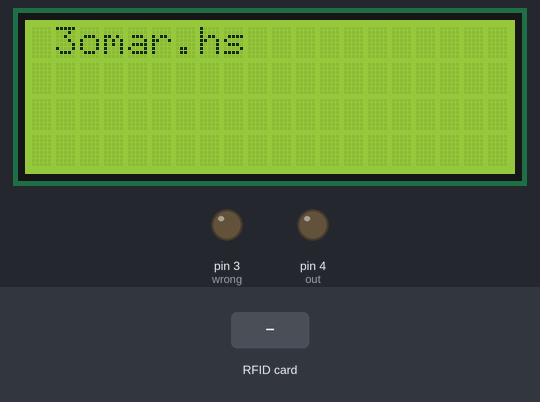
Bench run of a sketch on a simulated Arduino Uno, built with avr-gcc and run on an emulated ATmega328P. Shown: 20×4 character LCD, output pins drawn as LEDs (lit = HIGH). The inputs (shaded band) are chosen by the test bench. Pins used as bus, display or sensor lines are not drawn; what the sketch prints to the serial monitor is not drawn.

Above: at 1.3 s.
1.4 s: RFID card 54 27 4C D3 held to the reader
At 2.4 s:
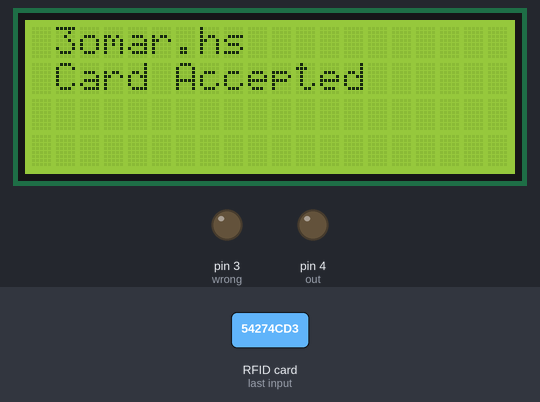
3.1 s: RFID card 5E 7A 19 C4 held to the reader
At 7.3 s:
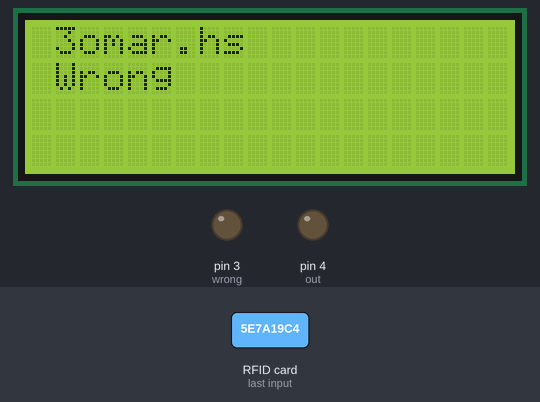
8.1 s: RFID card 59 26 E9 A9 held to the reader
At 9.87 s:
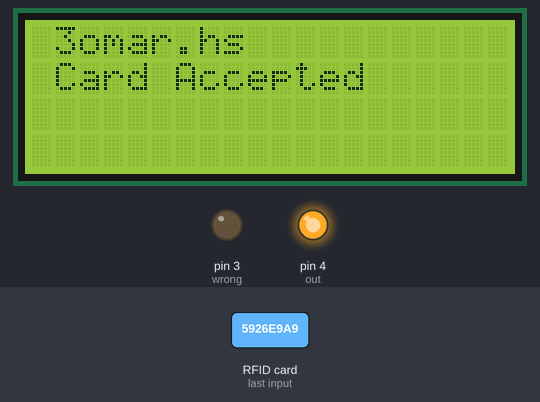
Timing chart, 0 to 11.5 s (numbered marks = the images above; inputs shaded):
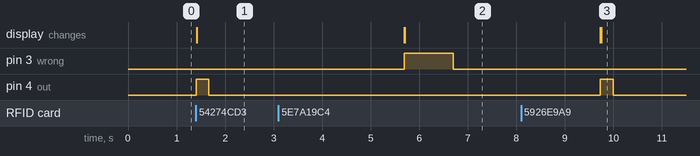

Measured:
- after the input at 1.4 s, pin 4 (out): LOW → HIGH at once, → LOW 0.26 s later; the display: changes at once (image 1)
- after the input at 3.1 s, pin 3 (wrong): LOW → HIGH after 2.6 s, → LOW 1.0 s later; the display: first differs from a run without the input after 2.6 s (image 2)
- after the input at 8.1 s, pin 4 (out): LOW → HIGH after 1.6 s, → LOW 0.26 s later; the display: first differs from a run without the input after 1.6 s (image 3)

The sketch:

Edo2_2.ino
```cpp
#include "SPI.h"
#include "MFRC522.h"
#define SS_PIN 10
#define RST_PIN 9
#include <LiquidCrystal_I2C.h>
LiquidCrystal_I2C lcd(0x27,20,4);
int m = 0, n = 0;
int out = 4;
int wrong = 3;
MFRC522 rfid(SS_PIN, RST_PIN);
MFRC522::MIFARE_Key key;
void setup() {
  Serial.begin(9600);
  SPI.begin();
  rfid.PCD_Init();
  pinMode(out, OUTPUT);
  pinMode(wrong, OUTPUT);

  lcd.backlight();
  lcd.init();
  lcd.setCursor(1, 0);
  lcd.print("3omar.hs");
}


void loop() {
    if (!rfid.PICC_IsNewCardPresent() || !rfid.PICC_ReadCardSerial())
      return;
    // Serial.print(F("PICC type: "));
    MFRC522::PICC_Type piccType = rfid.PICC_GetType(rfid.uid.sak);
    // Serial.println(rfid.PICC_GetTypeName(piccType));
    // Check is the PICC of Classic MIFARE type
    if (piccType != MFRC522::PICC_TYPE_MIFARE_MINI &&
        piccType != MFRC522::PICC_TYPE_MIFARE_1K &&
        piccType != MFRC522::PICC_TYPE_MIFARE_4K) {
      Serial.println(F("Your tag is not of type MIFARE Classic."));
      return;
    }
    String strID = "";
    for (byte i = 0; i < 4; i++) {
      strID +=
        (rfid.uid.uidByte[i] < 0x10 ? "0" : "") +
        String(rfid.uid.uidByte[i], HEX) +
        (i != 3 ? ":" : "");
    }
    strID.toUpperCase();
    Serial.print("Tap card key: ");
    Serial.println(strID);
    if ((strID.indexOf("54:27:4C:D3") >= 0)||(strID.indexOf("59:26:E9:A9") >= 0)||(strID.indexOf("1E:F5:0B:FA") >= 0)||(strID.indexOf("59:26:E9:A9") >= 0)||(strID.indexOf("59:B9:D9:2A") >= 0)||(strID.indexOf("09:C4:E4:2A") >= 0)||(strID.indexOf("F2:71:5A:D3") >= 0)||(strID.indexOf("8A:FA:E3:81") >= 0))
    {
       Serial.println("card accepted");
      digitalWrite(out, HIGH);
      lcd.setCursor(1, 1);
      lcd.print("Card Accepted");
      delay(250);
      digitalWrite(out, LOW);
      delay(4000);
      lcd.setCursor(1, 1);
      lcd.print("                    ");
    }

    else
    {
      digitalWrite(wrong, HIGH);
      lcd.setCursor(1, 1);
      lcd.print("Wrong");
      delay(1000);
      digitalWrite(wrong, LOW);
      delay(3000);
      lcd.setCursor(1, 1);
      lcd.print("                                  ");
    }
    rfid.PICC_HaltA();
    rfid.PCD_StopCrypto1();
  }
```
